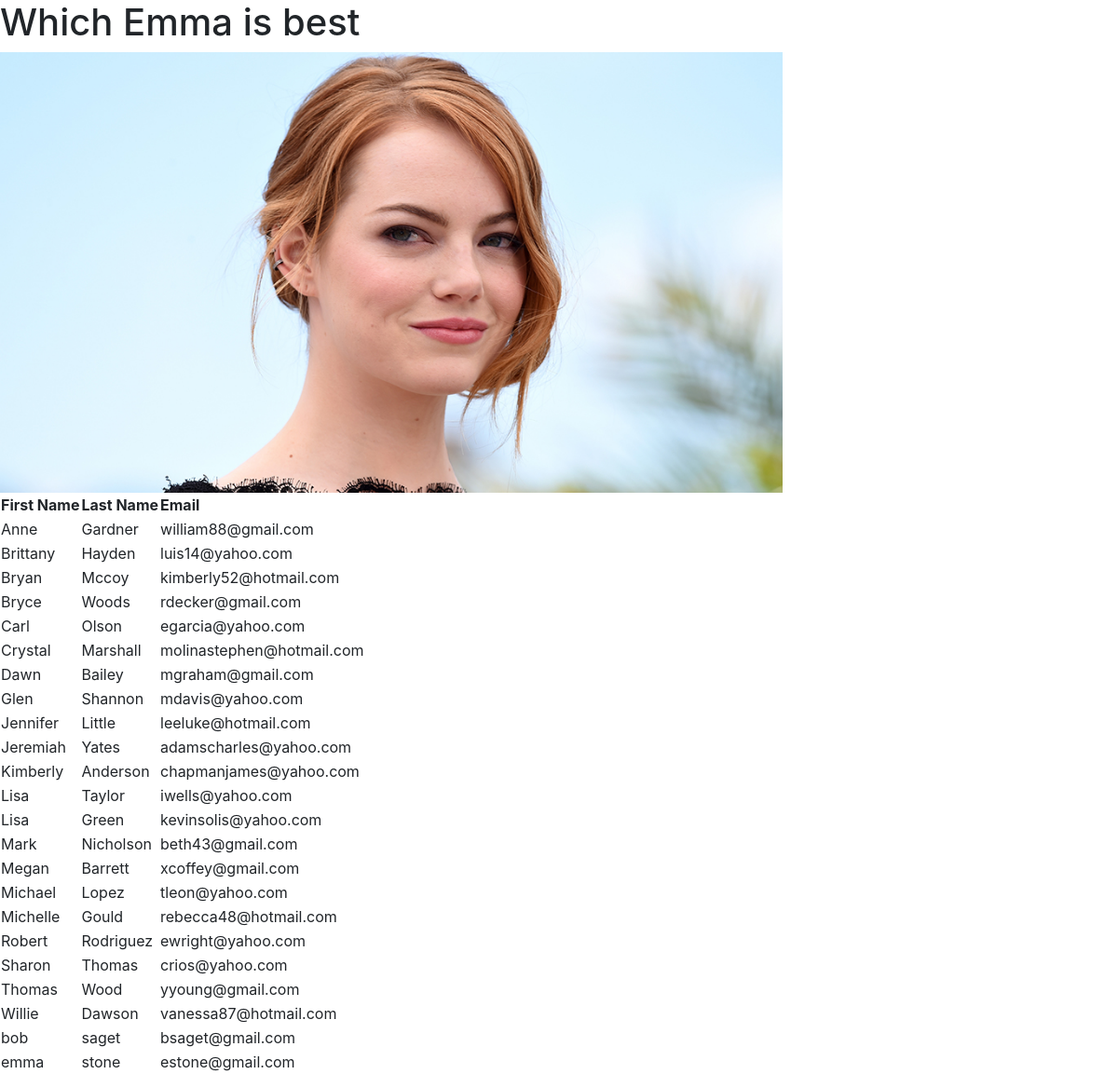
The app's page /users/, older data.
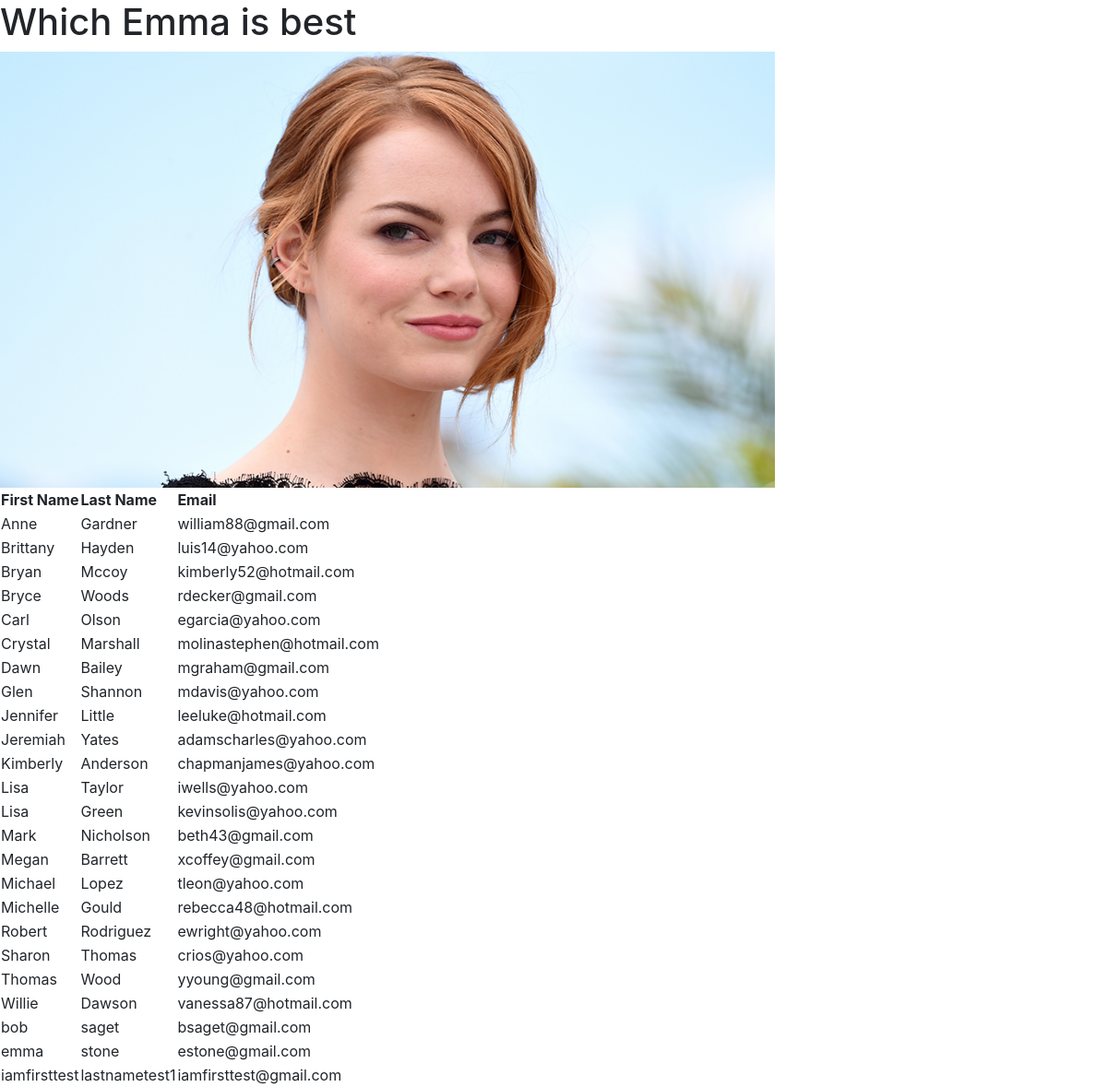
The same page, newer data.
### first_app/models.py (models this page shows, shortened)
class User(models.Model):
    first_name = models.CharField(max_length=50)
    last_name = models.CharField(max_length=50)
    email = models.CharField(max_length=50, unique=True)

### first_app/views.py (the view)
# urls.py: path('users/', views.users, name='users'),
def users(request):
    user_list = User.objects.order_by('first_name')
    user_dict = {'user_list':user_list}
    return render(request,'first_app/users.html',context=user_dict)

### templates/first_app/users.html (shortened to what this page needs)
<!DOCTYPE html>
{% load staticfiles %}
<html lang="en" dir="ltr">
  <head>
    <link rel="stylesheet" href="{% static "css/mystyle.css" %}">
    <link rel="stylesheet" href="https://stackpath.bootstrapcdn.com/bootstrap/4.1.1/css/bootstrap.min.css">
  </head>
  <body>
    <h1>Which Emma is best</h1>
    <img src="{% static "images/emma_stone.jpg" %}" alt="no image to show" width="70%">
    {% if user_list %}
    <table>
      <thead>
        <th>First Name</th>
        <th>Last Name</th>
        <th>Email</th>
      </thead>
      {% for user in user_list %}
      <tr>
        <td>{{user.first_name}}</td>
        <td>{{user.last_name}}</td>
        <td>{{user.email}}</td>
      </tr>
      {% endfor %}
    </table>
    {% else %}
      <p>No Users List</p>
    {% endif %}
  </body>
</html>

### static/css/mystyle.css (style rules this page uses)
h1 { color: red }

Row changes from the older to the newer data that the page shows:
added User: first_name "iamfirsttest", last_name "lastnametest1", email "iamfirsttest@gmail.com"
